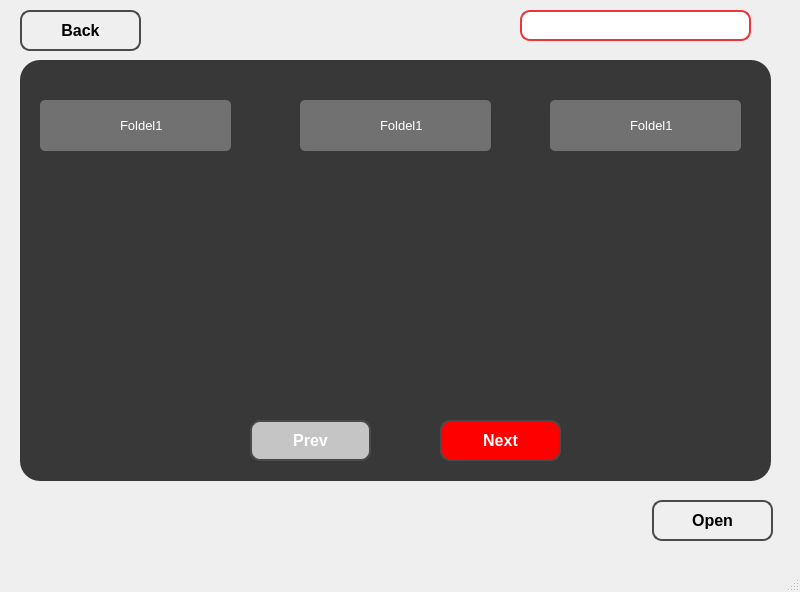
<?xml version="1.0" encoding="UTF-8"?>
<ui version="4.0">
 <class>MainWindow</class>
 <widget class="QMainWindow" name="MainWindow">
  <property name="geometry">
   <rect>
    <x>0</x>
    <y>0</y>
    <width>800</width>
    <height>592</height>
   </rect>
  </property>
  <property name="windowTitle">
   <string>MainWindow</string>
  </property>
  <property name="styleSheet">
   <string notr="true"/>
  </property>
  <widget class="QWidget" name="centralwidget">
   <widget class="QFrame" name="frame">
    <property name="geometry">
     <rect>
      <x>20</x>
      <y>60</y>
      <width>751</width>
      <height>421</height>
     </rect>
    </property>
    <property name="styleSheet">
     <string notr="true">QFrame{
	background: rgb(56, 56, 56);
	border-radius:20px;
}</string>
    </property>
    <property name="frameShape">
     <enum>QFrame::StyledPanel</enum>
    </property>
    <property name="frameShadow">
     <enum>QFrame::Raised</enum>
    </property>
    <widget class="QFrame" name="frame_2">
     <property name="geometry">
      <rect>
       <x>20</x>
       <y>40</y>
       <width>191</width>
       <height>51</height>
      </rect>
     </property>
     <property name="cursor">
      <cursorShape>PointingHandCursor</cursorShape>
     </property>
     <property name="styleSheet">
      <string notr="true">QFrame{
	background: rgb(113, 113, 113);
	border-radius: 5px;
}</string>
     </property>
     <property name="frameShape">
      <enum>QFrame::StyledPanel</enum>
     </property>
     <property name="frameShadow">
      <enum>QFrame::Raised</enum>
     </property>
     <widget class="QLabel" name="label">
      <property name="geometry">
       <rect>
        <x>20</x>
        <y>0</y>
        <width>55</width>
        <height>51</height>
       </rect>
      </property>
      <property name="text">
       <string/>
      </property>
      <property name="pixmap">
       <pixmap>images/form/folder - Copy.png</pixmap>
      </property>
     </widget>
     <widget class="QLabel" name="label_2">
      <property name="geometry">
       <rect>
        <x>80</x>
        <y>10</y>
        <width>101</width>
        <height>31</height>
       </rect>
      </property>
      <property name="text">
       <string>&lt;html&gt;&lt;head/&gt;&lt;body&gt;&lt;p&gt;&lt;span style=&quot; font-size:10pt; color:#ffffff;&quot;&gt;Foldel1&lt;/span&gt;&lt;/p&gt;&lt;/body&gt;&lt;/html&gt;</string>
      </property>
     </widget>
    </widget>
    <widget class="QFrame" name="frame_3">
     <property name="geometry">
      <rect>
       <x>280</x>
       <y>40</y>
       <width>191</width>
       <height>51</height>
      </rect>
     </property>
     <property name="styleSheet">
      <string notr="true">QFrame{
	background: rgb(113, 113, 113);
	border-radius: 5px;
}</string>
     </property>
     <property name="frameShape">
      <enum>QFrame::StyledPanel</enum>
     </property>
     <property name="frameShadow">
      <enum>QFrame::Raised</enum>
     </property>
     <widget class="QLabel" name="label_3">
      <property name="geometry">
       <rect>
        <x>20</x>
        <y>0</y>
        <width>55</width>
        <height>51</height>
       </rect>
      </property>
      <property name="text">
       <string/>
      </property>
      <property name="pixmap">
       <pixmap>images/form/folder - Copy.png</pixmap>
      </property>
     </widget>
     <widget class="QLabel" name="label_4">
      <property name="geometry">
       <rect>
        <x>80</x>
        <y>10</y>
        <width>101</width>
        <height>31</height>
       </rect>
      </property>
      <property name="text">
       <string>&lt;html&gt;&lt;head/&gt;&lt;body&gt;&lt;p&gt;&lt;span style=&quot; font-size:10pt; color:#ffffff;&quot;&gt;Foldel1&lt;/span&gt;&lt;/p&gt;&lt;/body&gt;&lt;/html&gt;</string>
      </property>
     </widget>
    </widget>
    <widget class="QFrame" name="frame_4">
     <property name="geometry">
      <rect>
       <x>530</x>
       <y>40</y>
       <width>191</width>
       <height>51</height>
      </rect>
     </property>
     <property name="styleSheet">
      <string notr="true">QFrame{
	background: rgb(113, 113, 113);
	border-radius: 5px;
}</string>
     </property>
     <property name="frameShape">
      <enum>QFrame::StyledPanel</enum>
     </property>
     <property name="frameShadow">
      <enum>QFrame::Raised</enum>
     </property>
     <widget class="QLabel" name="label_5">
      <property name="geometry">
       <rect>
        <x>20</x>
        <y>0</y>
        <width>55</width>
        <height>51</height>
       </rect>
      </property>
      <property name="text">
       <string/>
      </property>
      <property name="pixmap">
       <pixmap>images/form/folder - Copy.png</pixmap>
      </property>
     </widget>
     <widget class="QLabel" name="label_6">
      <property name="geometry">
       <rect>
        <x>80</x>
        <y>10</y>
        <width>101</width>
        <height>31</height>
       </rect>
      </property>
      <property name="text">
       <string>&lt;html&gt;&lt;head/&gt;&lt;body&gt;&lt;p&gt;&lt;span style=&quot; font-size:10pt; color:#ffffff;&quot;&gt;Foldel1&lt;/span&gt;&lt;/p&gt;&lt;/body&gt;&lt;/html&gt;</string>
      </property>
     </widget>
    </widget>
    <widget class="QPushButton" name="pushButton_3">
     <property name="geometry">
      <rect>
       <x>230</x>
       <y>360</y>
       <width>121</width>
       <height>41</height>
      </rect>
     </property>
     <property name="cursor">
      <cursorShape>PointingHandCursor</cursorShape>
     </property>
     <property name="styleSheet">
      <string notr="true">QPushButton{
	border: 2px solid rgb(74, 74, 74);
	background: rgb(197, 197, 197);
	border-radius:10px;
	font-weight: 600;
	font-size: 16px;
color: white;
}
QPushButton:hover{
	border: 2px solid rgb(85, 255, 0);
	background:white;
	color: rgb(85, 255, 0);
}</string>
     </property>
     <property name="text">
      <string>Prev</string>
     </property>
    </widget>
    <widget class="QPushButton" name="pushButton_4">
     <property name="geometry">
      <rect>
       <x>420</x>
       <y>360</y>
       <width>121</width>
       <height>41</height>
      </rect>
     </property>
     <property name="cursor">
      <cursorShape>PointingHandCursor</cursorShape>
     </property>
     <property name="styleSheet">
      <string notr="true">QPushButton{
	border: 2px solid rgb(74, 74, 74);
	background: rgb(255, 0, 0);
	border-radius:10px;
	font-weight: 600;
	font-size: 16px;
color:white;
}
QPushButton:hover{
	color: black;
}</string>
     </property>
     <property name="text">
      <string>Next</string>
     </property>
    </widget>
   </widget>
   <widget class="QPushButton" name="pushButton">
    <property name="geometry">
     <rect>
      <x>20</x>
      <y>10</y>
      <width>121</width>
      <height>41</height>
     </rect>
    </property>
    <property name="cursor">
     <cursorShape>PointingHandCursor</cursorShape>
    </property>
    <property name="styleSheet">
     <string notr="true">QPushButton{
	border: 2px solid rgb(74, 74, 74);
	border-radius:10px;
	font-weight: 600;
	font-size: 16px;
}
QPushButton:hover{
	border: 2px solid rgb(85, 255, 0);
	background:white;
	color: rgb(85, 255, 0);
}</string>
    </property>
    <property name="text">
     <string>Back</string>
    </property>
   </widget>
   <widget class="QPushButton" name="pushButton_2">
    <property name="geometry">
     <rect>
      <x>652</x>
      <y>500</y>
      <width>121</width>
      <height>41</height>
     </rect>
    </property>
    <property name="cursor">
     <cursorShape>PointingHandCursor</cursorShape>
    </property>
    <property name="styleSheet">
     <string notr="true">QPushButton{
	border: 2px solid rgb(74, 74, 74);
	border-radius:10px;
	font-weight: 600;
	font-size: 16px;
}
QPushButton:hover{
	border: 2px solid rgb(85, 255, 0);
	background:white;
	color: rgb(85, 255, 0);
}</string>
    </property>
    <property name="text">
     <string>Open</string>
    </property>
   </widget>
   <widget class="QLineEdit" name="lineEdit">
    <property name="geometry">
     <rect>
      <x>520</x>
      <y>10</y>
      <width>231</width>
      <height>31</height>
     </rect>
    </property>
    <property name="styleSheet">
     <string notr="true">QLineEdit{
	border: 2px solid  rgb(237, 51, 59);
	border-radius: 10px;
}</string>
    </property>
   </widget>
   <widget class="QLabel" name="label_7">
    <property name="geometry">
     <rect>
      <x>720</x>
      <y>14</y>
      <width>21</width>
      <height>21</height>
     </rect>
    </property>
    <property name="text">
     <string/>
    </property>
    <property name="pixmap">
     <pixmap>images/form/—Pngtree—vector search icon_3994986.png</pixmap>
    </property>
   </widget>
  </widget>
  <widget class="QMenuBar" name="menubar">
   <property name="geometry">
    <rect>
     <x>0</x>
     <y>0</y>
     <width>800</width>
     <height>26</height>
    </rect>
   </property>
  </widget>
  <widget class="QStatusBar" name="statusbar"/>
 </widget>
 <resources/>
 <connections/>
</ui>
